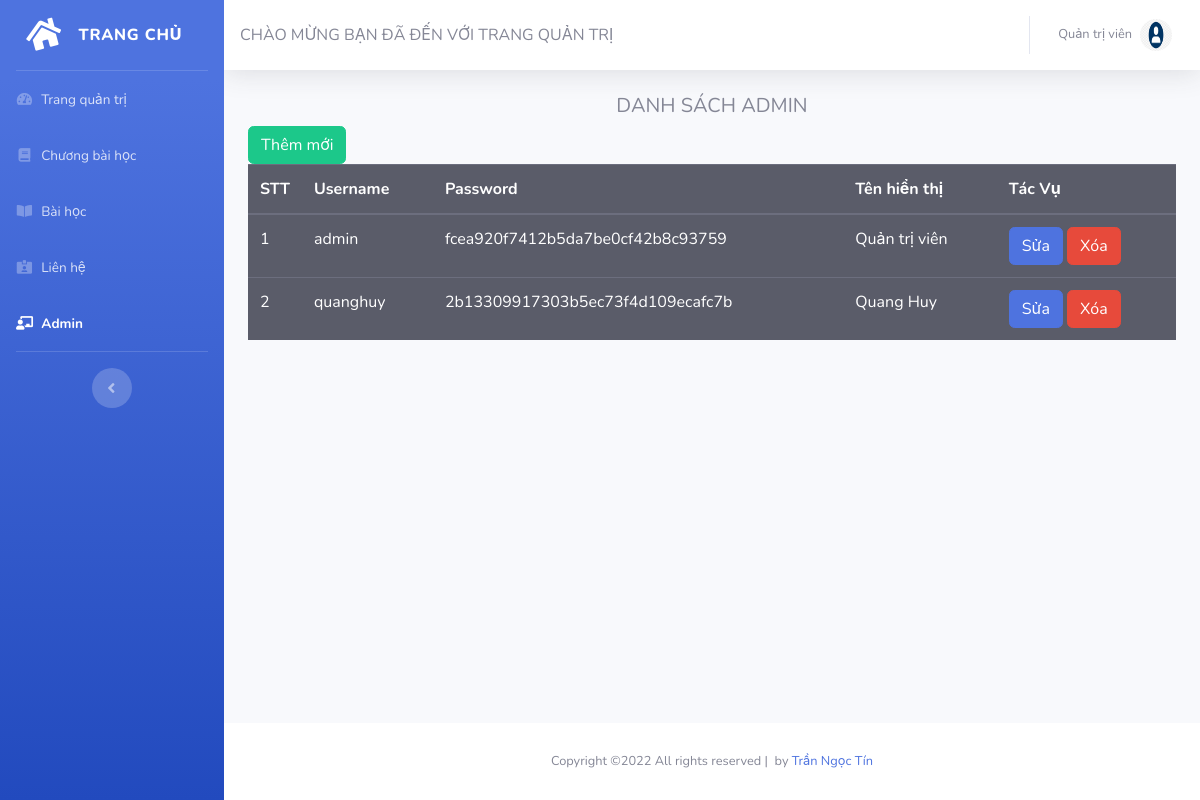
Page /admin/index.php?ql=admin/ds (signed in) on the committed database.
### tables this page shows
CREATE TABLE `tbl_nguoidung` (
  `id` int(11) NOT NULL,
  `username` varchar(256) NOT NULL,
  `password` varchar(256) NOT NULL,
  `tenhienthi` varchar(256) NOT NULL
);

### admin/admin/ds.php (the view, shortened to what this page needs)
<?php
	include_once('../config/connect.php');
    $sql = "SELECT * FROM tbl_nguoidung";
    $query = $con->query($sql);
?>
    <div>
        <h5 style="text-align: center;">DANH SÁCH ADMIN</h5>
        <a href="?ql=admin/them" class="btn btn-success">Thêm mới</a>
        <div class="table-responsive">
            <table class="table align-items-center table-dark table-flush" >
                <thead class="thead-dark">
                    <tr>
                        <th scope="col">STT</th>
                        <th scope="col">Username</th>
                        <th scope="col">Password</th>
                        <th scope="col">Tên hiển thị</th>
                        <th scope="col" class="tacvu">Tác Vụ</th>
                    </tr>
                </thead>
                <tbody>
                    <?php
        $stt = 1;
        while ($row = $query->fetch_assoc()) {
        ?>
                        <tr>
                            <td style="width: 50px;"><?php echo $stt++; ?></td>
                            <td><?php echo $row['username']; ?></td>
                            <td><?php echo md5($row['password']); ?></td>
                            <td><?php echo $row['tenhienthi']; ?></td>
                            <td class="tacvu">
                                <a class="btn btn-primary" href="?ql=admin/sua&id=<?php echo $row['id']; ?>">Sửa</a>
                                <a class="btn btn-danger" href="?ql=admin/ds&id=<?php echo $row['id']; ?>">Xóa</a>
                            </td>
                        </tr>
                        <?php
                    };
                    ?>
                </tbody>
            </table>
        </div>
    </div>

### rows in the picture
tbl_nguoidung: username "admin", password "fcea920f7412b5da7be0cf42b8c93759", tenhienthi "Quản trị viên"
tbl_nguoidung: username "quanghuy", password "2b13309917303b5ec73f4d109ecafc7b", tenhienthi "Quang Huy"

### other values in the picture
$_SESSION['tk']['tenhienthi'] "Quản trị viên"
